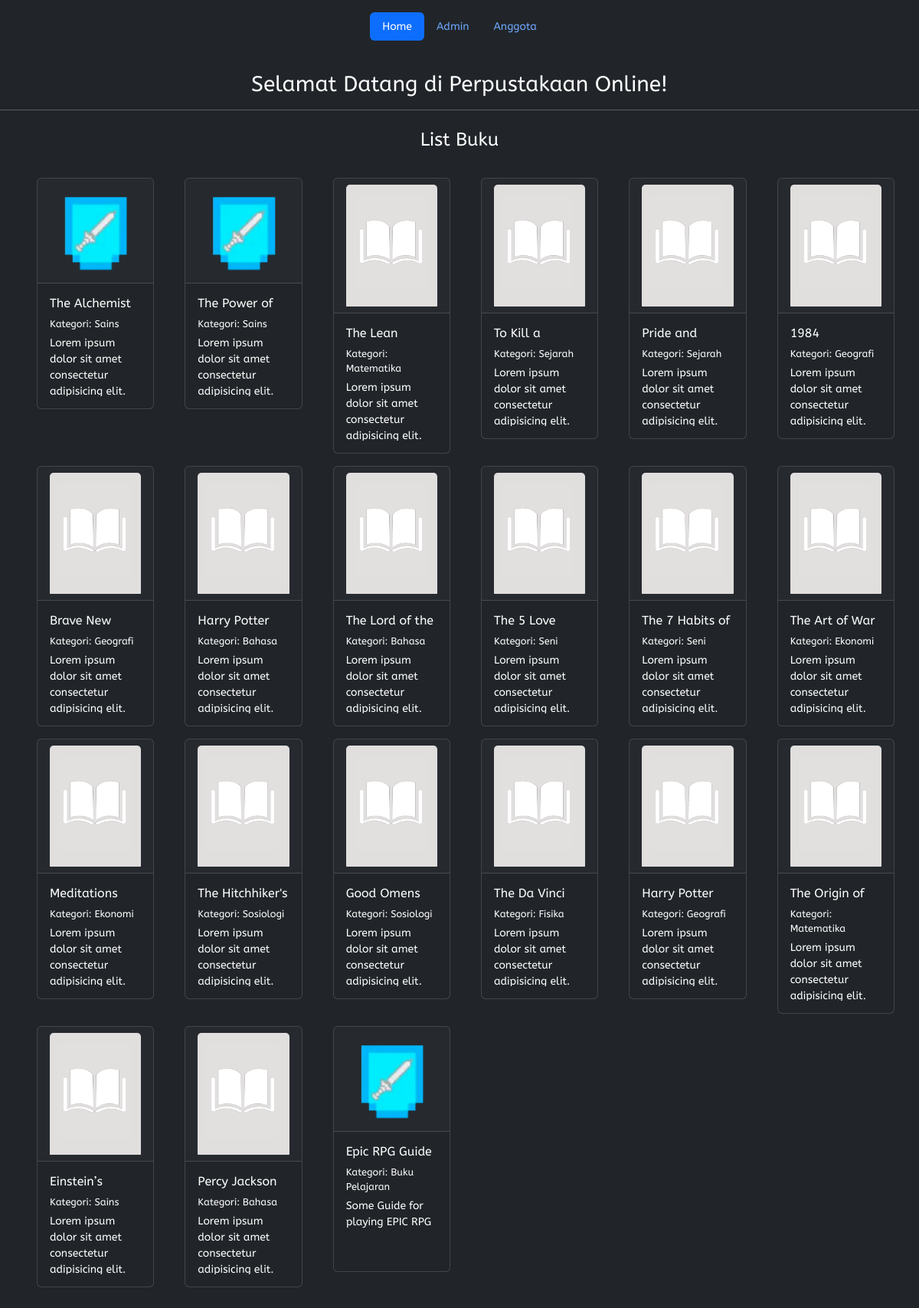
The page / on the database its author committed.
### tables this page shows
CREATE TABLE `buku` (
  `idBuku` int(11) NOT NULL,
  `idKategori` int(11) NOT NULL,
  `judulBuku` varchar(128) DEFAULT NULL,
  `pengarang` varchar(128) DEFAULT NULL,
  `penerbit` varchar(128) DEFAULT NULL,
  `deskripsi` varchar(512) DEFAULT NULL,
  `gambarBuku` varchar(255) NOT NULL
);

CREATE TABLE `kategori` (
  `idkategori` int(11) NOT NULL,
  `kategori` varchar(128) DEFAULT NULL
);

### php/dbcontroller.php (called while the page is built, shortened)
<?php
class DBConnection {
	private $host = 'localhost';
	private $user = 'root';
	private $password = '';
	private $dbname = 'projek3_sukenmfauzan';
	public $conn;
	public function __construct() {
		$this->conn = mysqli_connect($this->host, $this->user, $this->password, $this->dbname);
	}
	public function getALL($sql)
	{
		$result = mysqli_query($this->conn, $sql);
		while ($row = mysqli_fetch_assoc($result)) {
			$data[] = $row;
		}
		if (!empty($data)) {
			return $data;
		}
	}
}
?>

### index.php (the view, shortened to what this page needs)
<?php
require_once 'php/dbcontroller.php';
$db = new DBConnection();
$buku = $db->getALL("SELECT buku.*, kategori.kategori FROM buku, kategori WHERE buku.idKategori = kategori.idkategori ORDER BY idBuku ASC");
?>
<!DOCTYPE html>
<html lang="en">
<head>
	<link rel="stylesheet" href="assets/bootstrap-5.3.0/css/bootstrap.min.css">
	<link rel="stylesheet" href="style.css">
</head>
<body data-bs-theme="dark">
	<div class="container">
		<header class="d-flex justify-content-center py-3">
			<ul class="nav nav-pills">
				<li class="nav-item"><a href="#" class="nav-link active" aria-current="page">Home</a></li>
				<li class="nav-item"><a href="php/admin/login.php" class="nav-link">Admin</a></li>
				<li class="nav-item"><a href="php/anggota/login.php" class="nav-link">Anggota</a></li>
			</ul>
		</header>
	</div>
	<h3 class="text-center mt-4">Selamat Datang di Perpustakaan Online!</h3>
	<hr class="mt-3 mb-4">
	<h4 class="text-center">List Buku</h4>
	<div class="list-buku mt-3">
		<div class="container-fluid">
			<div class="row">
				<?php
				foreach ($buku as $data) :
					?>
					<div class="col-md-2">
						<div class="card text-bg-dark mb-3 ms-3" style="max-width: 18rem;">
							<a href="php/buku/detailbuku.php?id=<?= $data['idBuku']; ?>"><div class="card-header"><img src="assets/img/<?php if (!$data["gambarBuku"]) {echo 'default-book.png';} else {echo $data['gambarBuku'];} ?>" width="75" class="card-img-top" alt="..."></div></a>
							<div class="card-body">
								<h6 class="card-title"><?= $data['judulBuku']; ?></h6>
								<p style="margin-bottom: .3rem; font-size: .8rem;">Kategori: <?= $data['kategori']; ?></p>
								<p class="card-text"><?= $data['deskripsi']; ?></p>
							</div>
						</div>
					</div>
				<?php endforeach; ?>
			</div>
		</div>
	</div>
</body>
</html>

### style.css (style rules this page uses)
* { scroll-behavior: smooth; transition: all 0.5s ease; margin: 0; padding: 0; font-family: 'ABeeZee', sans-serif; }
body { font-size: 17px; max-width: 100%; height: 100%; color: #fff; }
p { font-size: 14px; }
::placeholder { color: black; }
.list-buku { position: relative; padding: 20px; box-sizing: border-box; }

### index.php (style rules this page uses)
body { font-size: 14px; }
.card-title { overflow-y: scroll; height: 19px; }
.card-text { overflow-y: scroll; height: 80px; }

### rows shown on the page
buku: gambarBuku (picture), judulBuku "The Alchemist…", idKategori.kategori "Sains", deskripsi "Lorem ipsum dolor sit amet consectetur adipisicing elit.…"
buku: gambarBuku (picture), judulBuku "The Power of…", idKategori.kategori "Sains", deskripsi "Lorem ipsum dolor sit amet consectetur adipisicing elit.…"
buku: judulBuku "The Lean…", idKategori.kategori "Matematika", deskripsi "Lorem ipsum dolor sit amet consectetur adipisicing elit.…"
buku: judulBuku "To Kill a…", idKategori.kategori "Sejarah", deskripsi "Lorem ipsum dolor sit amet consectetur adipisicing elit.…"
buku: judulBuku "Pride and…", idKategori.kategori "Sejarah", deskripsi "Lorem ipsum dolor sit amet consectetur adipisicing elit.…"
buku: judulBuku "1984", idKategori.kategori "Geografi", deskripsi "Lorem ipsum dolor sit amet consectetur adipisicing elit.…"
buku: judulBuku "Brave New…", idKategori.kategori "Geografi", deskripsi "Lorem ipsum dolor sit amet consectetur adipisicing elit.…"
buku: judulBuku "Harry Potter…", idKategori.kategori "Bahasa", deskripsi "Lorem ipsum dolor sit amet consectetur adipisicing elit.…"
buku: judulBuku "The Lord of the…", idKategori.kategori "Bahasa", deskripsi "Lorem ipsum dolor sit amet consectetur adipisicing elit.…"
buku: judulBuku "The 5 Love…", idKategori.kategori "Seni", deskripsi "Lorem ipsum dolor sit amet consectetur adipisicing elit.…"
buku: judulBuku "The 7 Habits of…", idKategori.kategori "Seni", deskripsi "Lorem ipsum dolor sit amet consectetur adipisicing elit.…"
buku: judulBuku "The Art of War", idKategori.kategori "Ekonomi", deskripsi "Lorem ipsum dolor sit amet consectetur adipisicing elit.…"
buku: judulBuku "Meditations", idKategori.kategori "Ekonomi", deskripsi "Lorem ipsum dolor sit amet consectetur adipisicing elit.…"
buku: judulBuku "The Hitchhiker's…", idKategori.kategori "Sosiologi", deskripsi "Lorem ipsum dolor sit amet consectetur adipisicing elit.…"
buku: judulBuku "Good Omens", idKategori.kategori "Sosiologi", deskripsi "Lorem ipsum dolor sit amet consectetur adipisicing elit.…"
buku: judulBuku "The Da Vinci…", idKategori.kategori "Fisika", deskripsi "Lorem ipsum dolor sit amet consectetur adipisicing elit.…"
buku: judulBuku "Harry Potter…", idKategori.kategori "Geografi", deskripsi "Lorem ipsum dolor sit amet consectetur adipisicing elit.…"
buku: judulBuku "The Origin of…", idKategori.kategori "Matematika", deskripsi "Lorem ipsum dolor sit amet consectetur adipisicing elit.…"
buku: judulBuku "Einstein’s…", idKategori.kategori "Sains", deskripsi "Lorem ipsum dolor sit amet consectetur adipisicing elit.…"
buku: judulBuku "Percy Jackson…", idKategori.kategori "Bahasa", deskripsi "Lorem ipsum dolor sit amet consectetur adipisicing elit.…"
buku: gambarBuku (picture), judulBuku "Epic RPG Guide", idKategori.kategori "Buku Pelajaran", deskripsi "Some Guide for playing EPIC RPG"
